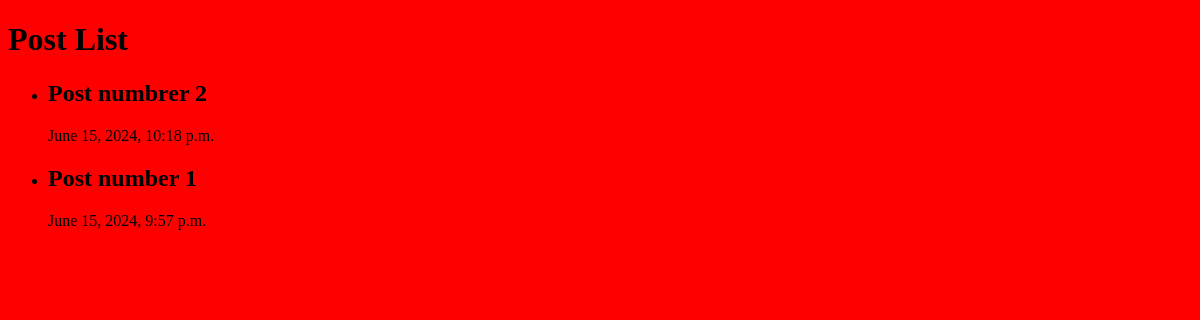
The app's page /posts/, older data.
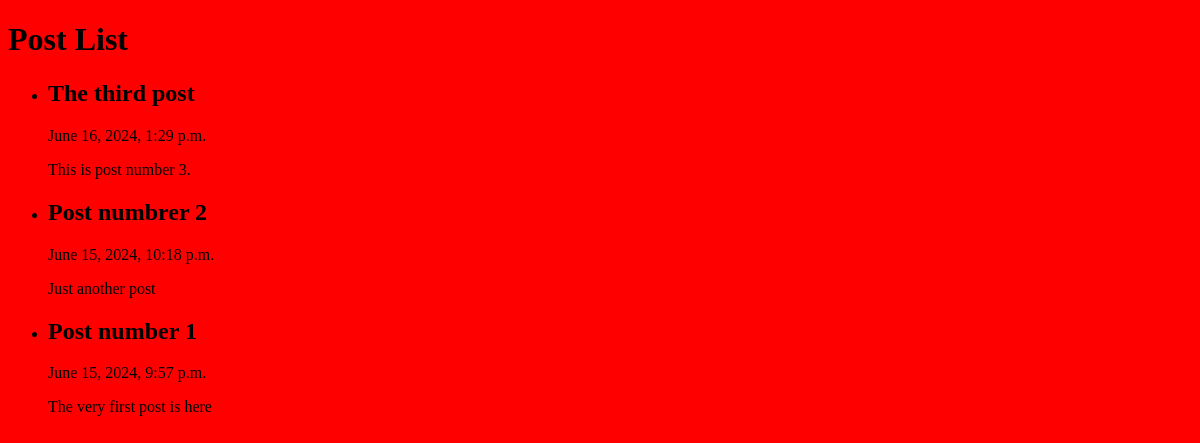
The same page, newer data.
### posts/models.py (models this page shows, shortened)
class Post(models.Model):
    title = models.CharField(max_length=75)
    body = models.TextField()
    slug = models.SlugField()
    date = models.DateTimeField(auto_now_add=True)

### posts/views.py (the view)
# urls.py: path('', views.posts_list),
def posts_list (request):
    posts = Post.objects.all().order_by('-date')
    return render(request, 'posts/posts_list.html', { 'posts': posts })

### posts/templates/posts/posts_list.html (shortened to what this page needs)
{% extends 'base.html' %}
{% block content %}
    <h1>Post List</h1>
    <ul>
    {% for post in posts %}
        <li>
            <h2>{{post.title}}</h2>
            <p>{{post.date}}</p>
            <p>{{post.body}}</p>
        </li>
    {% endfor %}
    </ul>
{% endblock %}

### templates/base.html (shortened to what this page needs)
<!DOCTYPE html>
{% load static %}
<html lang="en">
<head>
    <link rel="stylesheet" href="{% static 'css/style.css' %}" />
</head>
<body>
    {% block content %}
    {% endblock %}
</body>
</html>

### static/css/style.css (style rules this page uses)
body, html { background-color: red; }

Row changes from the older to the newer data that the page shows:
added Post: title "The third post", date "June 16, 2024, 1:29 p.m.", body "This is post number 3."
changed Post "Post numbrer 2": body (not shown) → "Just another post"
changed Post "Post number 1": body (not shown) → "The very first post is here"
